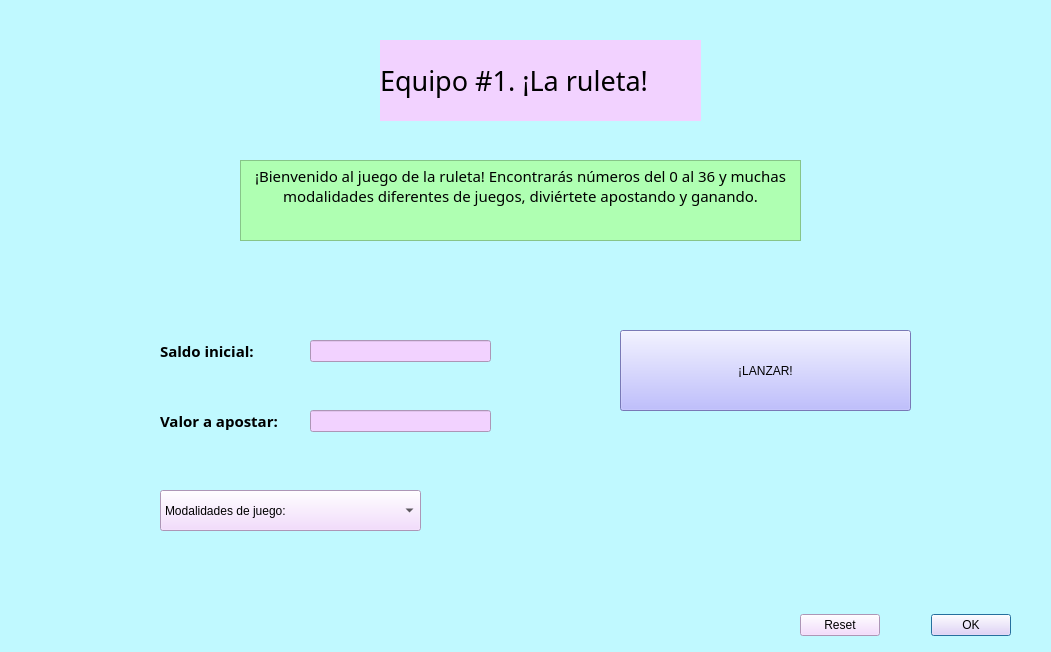
<?xml version="1.0" encoding="UTF-8"?>
<ui version="4.0">
 <class>Dialog</class>
 <widget class="QDialog" name="Dialog">
  <property name="geometry">
   <rect>
    <x>0</x>
    <y>0</y>
    <width>1051</width>
    <height>652</height>
   </rect>
  </property>
  <property name="windowTitle">
   <string>Dialog</string>
  </property>
  <property name="styleSheet">
   <string notr="true">background-color: rgb(192, 249, 255);
alternate-background-color: rgb(255, 170, 255);</string>
  </property>
  <widget class="QDialogButtonBox" name="buttonBox">
   <property name="geometry">
    <rect>
     <x>800</x>
     <y>600</y>
     <width>211</width>
     <height>51</height>
    </rect>
   </property>
   <property name="styleSheet">
    <string notr="true">background-color: rgb(242, 210, 255);
font: 10pt &quot;Rufina&quot;;</string>
   </property>
   <property name="orientation">
    <enum>Qt::Horizontal</enum>
   </property>
   <property name="standardButtons">
    <set>QDialogButtonBox::Ok|QDialogButtonBox::Reset</set>
   </property>
  </widget>
  <widget class="QLabel" name="label">
   <property name="geometry">
    <rect>
     <x>160</x>
     <y>340</y>
     <width>121</width>
     <height>21</height>
    </rect>
   </property>
   <property name="palette">
    <palette>
     <active>
      <colorrole role="WindowText">
       <brush brushstyle="SolidPattern">
        <color alpha="255">
         <red>0</red>
         <green>0</green>
         <blue>0</blue>
        </color>
       </brush>
      </colorrole>
      <colorrole role="Button">
       <brush brushstyle="SolidPattern">
        <color alpha="255">
         <red>192</red>
         <green>249</green>
         <blue>255</blue>
        </color>
       </brush>
      </colorrole>
      <colorrole role="Base">
       <brush brushstyle="SolidPattern">
        <color alpha="255">
         <red>192</red>
         <green>249</green>
         <blue>255</blue>
        </color>
       </brush>
      </colorrole>
      <colorrole role="Window">
       <brush brushstyle="SolidPattern">
        <color alpha="255">
         <red>192</red>
         <green>249</green>
         <blue>255</blue>
        </color>
       </brush>
      </colorrole>
      <colorrole role="AlternateBase">
       <brush brushstyle="SolidPattern">
        <color alpha="255">
         <red>255</red>
         <green>170</green>
         <blue>255</blue>
        </color>
       </brush>
      </colorrole>
     </active>
     <inactive>
      <colorrole role="WindowText">
       <brush brushstyle="SolidPattern">
        <color alpha="255">
         <red>0</red>
         <green>0</green>
         <blue>0</blue>
        </color>
       </brush>
      </colorrole>
      <colorrole role="Button">
       <brush brushstyle="SolidPattern">
        <color alpha="255">
         <red>192</red>
         <green>249</green>
         <blue>255</blue>
        </color>
       </brush>
      </colorrole>
      <colorrole role="Base">
       <brush brushstyle="SolidPattern">
        <color alpha="255">
         <red>192</red>
         <green>249</green>
         <blue>255</blue>
        </color>
       </brush>
      </colorrole>
      <colorrole role="Window">
       <brush brushstyle="SolidPattern">
        <color alpha="255">
         <red>192</red>
         <green>249</green>
         <blue>255</blue>
        </color>
       </brush>
      </colorrole>
      <colorrole role="AlternateBase">
       <brush brushstyle="SolidPattern">
        <color alpha="255">
         <red>255</red>
         <green>170</green>
         <blue>255</blue>
        </color>
       </brush>
      </colorrole>
     </inactive>
     <disabled>
      <colorrole role="WindowText">
       <brush brushstyle="SolidPattern">
        <color alpha="255">
         <red>120</red>
         <green>120</green>
         <blue>120</blue>
        </color>
       </brush>
      </colorrole>
      <colorrole role="Button">
       <brush brushstyle="SolidPattern">
        <color alpha="255">
         <red>192</red>
         <green>249</green>
         <blue>255</blue>
        </color>
       </brush>
      </colorrole>
      <colorrole role="Base">
       <brush brushstyle="SolidPattern">
        <color alpha="255">
         <red>192</red>
         <green>249</green>
         <blue>255</blue>
        </color>
       </brush>
      </colorrole>
      <colorrole role="Window">
       <brush brushstyle="SolidPattern">
        <color alpha="255">
         <red>192</red>
         <green>249</green>
         <blue>255</blue>
        </color>
       </brush>
      </colorrole>
      <colorrole role="AlternateBase">
       <brush brushstyle="SolidPattern">
        <color alpha="255">
         <red>255</red>
         <green>170</green>
         <blue>255</blue>
        </color>
       </brush>
      </colorrole>
     </disabled>
    </palette>
   </property>
   <property name="font">
    <font>
     <family>Rufina</family>
    </font>
   </property>
   <property name="text">
    <string>&lt;html&gt;&lt;head/&gt;&lt;body&gt;&lt;p&gt;&lt;span style=&quot; font-size:11pt; font-weight:600;&quot;&gt;Saldo inicial:&lt;/span&gt;&lt;/p&gt;&lt;/body&gt;&lt;/html&gt;</string>
   </property>
  </widget>
  <widget class="QLineEdit" name="lineEdit">
   <property name="enabled">
    <bool>false</bool>
   </property>
   <property name="geometry">
    <rect>
     <x>310</x>
     <y>340</y>
     <width>181</width>
     <height>22</height>
    </rect>
   </property>
   <property name="palette">
    <palette>
     <active>
      <colorrole role="WindowText">
       <brush brushstyle="SolidPattern">
        <color alpha="255">
         <red>20</red>
         <green>199</green>
         <blue>56</blue>
        </color>
       </brush>
      </colorrole>
      <colorrole role="Button">
       <brush brushstyle="SolidPattern">
        <color alpha="255">
         <red>242</red>
         <green>210</green>
         <blue>255</blue>
        </color>
       </brush>
      </colorrole>
      <colorrole role="Light">
       <brush brushstyle="SolidPattern">
        <color alpha="255">
         <red>141</red>
         <green>255</green>
         <blue>34</blue>
        </color>
       </brush>
      </colorrole>
      <colorrole role="Midlight">
       <brush brushstyle="SolidPattern">
        <color alpha="255">
         <red>212</red>
         <green>46</green>
         <blue>227</blue>
        </color>
       </brush>
      </colorrole>
      <colorrole role="Dark">
       <brush brushstyle="SolidPattern">
        <color alpha="255">
         <red>125</red>
         <green>20</green>
         <blue>160</blue>
        </color>
       </brush>
      </colorrole>
      <colorrole role="Mid">
       <brush brushstyle="SolidPattern">
        <color alpha="255">
         <red>131</red>
         <green>15</green>
         <blue>160</blue>
        </color>
       </brush>
      </colorrole>
      <colorrole role="Text">
       <brush brushstyle="SolidPattern">
        <color alpha="255">
         <red>0</red>
         <green>0</green>
         <blue>0</blue>
        </color>
       </brush>
      </colorrole>
      <colorrole role="ButtonText">
       <brush brushstyle="SolidPattern">
        <color alpha="255">
         <red>0</red>
         <green>0</green>
         <blue>0</blue>
        </color>
       </brush>
      </colorrole>
      <colorrole role="Base">
       <brush brushstyle="SolidPattern">
        <color alpha="255">
         <red>242</red>
         <green>210</green>
         <blue>255</blue>
        </color>
       </brush>
      </colorrole>
      <colorrole role="Window">
       <brush brushstyle="SolidPattern">
        <color alpha="255">
         <red>242</red>
         <green>210</green>
         <blue>255</blue>
        </color>
       </brush>
      </colorrole>
      <colorrole role="AlternateBase">
       <brush brushstyle="SolidPattern">
        <color alpha="255">
         <red>255</red>
         <green>170</green>
         <blue>255</blue>
        </color>
       </brush>
      </colorrole>
     </active>
     <inactive>
      <colorrole role="WindowText">
       <brush brushstyle="SolidPattern">
        <color alpha="255">
         <red>20</red>
         <green>199</green>
         <blue>56</blue>
        </color>
       </brush>
      </colorrole>
      <colorrole role="Button">
       <brush brushstyle="SolidPattern">
        <color alpha="255">
         <red>242</red>
         <green>210</green>
         <blue>255</blue>
        </color>
       </brush>
      </colorrole>
      <colorrole role="Light">
       <brush brushstyle="SolidPattern">
        <color alpha="255">
         <red>141</red>
         <green>255</green>
         <blue>34</blue>
        </color>
       </brush>
      </colorrole>
      <colorrole role="Midlight">
       <brush brushstyle="SolidPattern">
        <color alpha="255">
         <red>212</red>
         <green>46</green>
         <blue>227</blue>
        </color>
       </brush>
      </colorrole>
      <colorrole role="Dark">
       <brush brushstyle="SolidPattern">
        <color alpha="255">
         <red>125</red>
         <green>20</green>
         <blue>160</blue>
        </color>
       </brush>
      </colorrole>
      <colorrole role="Mid">
       <brush brushstyle="SolidPattern">
        <color alpha="255">
         <red>131</red>
         <green>15</green>
         <blue>160</blue>
        </color>
       </brush>
      </colorrole>
      <colorrole role="Text">
       <brush brushstyle="SolidPattern">
        <color alpha="255">
         <red>0</red>
         <green>0</green>
         <blue>0</blue>
        </color>
       </brush>
      </colorrole>
      <colorrole role="ButtonText">
       <brush brushstyle="SolidPattern">
        <color alpha="255">
         <red>0</red>
         <green>0</green>
         <blue>0</blue>
        </color>
       </brush>
      </colorrole>
      <colorrole role="Base">
       <brush brushstyle="SolidPattern">
        <color alpha="255">
         <red>242</red>
         <green>210</green>
         <blue>255</blue>
        </color>
       </brush>
      </colorrole>
      <colorrole role="Window">
       <brush brushstyle="SolidPattern">
        <color alpha="255">
         <red>242</red>
         <green>210</green>
         <blue>255</blue>
        </color>
       </brush>
      </colorrole>
      <colorrole role="AlternateBase">
       <brush brushstyle="SolidPattern">
        <color alpha="255">
         <red>255</red>
         <green>170</green>
         <blue>255</blue>
        </color>
       </brush>
      </colorrole>
     </inactive>
     <disabled>
      <colorrole role="WindowText">
       <brush brushstyle="SolidPattern">
        <color alpha="255">
         <red>125</red>
         <green>20</green>
         <blue>160</blue>
        </color>
       </brush>
      </colorrole>
      <colorrole role="Button">
       <brush brushstyle="SolidPattern">
        <color alpha="255">
         <red>242</red>
         <green>210</green>
         <blue>255</blue>
        </color>
       </brush>
      </colorrole>
      <colorrole role="Light">
       <brush brushstyle="SolidPattern">
        <color alpha="255">
         <red>141</red>
         <green>255</green>
         <blue>34</blue>
        </color>
       </brush>
      </colorrole>
      <colorrole role="Midlight">
       <brush brushstyle="SolidPattern">
        <color alpha="255">
         <red>212</red>
         <green>46</green>
         <blue>227</blue>
        </color>
       </brush>
      </colorrole>
      <colorrole role="Dark">
       <brush brushstyle="SolidPattern">
        <color alpha="255">
         <red>125</red>
         <green>20</green>
         <blue>160</blue>
        </color>
       </brush>
      </colorrole>
      <colorrole role="Mid">
       <brush brushstyle="SolidPattern">
        <color alpha="255">
         <red>131</red>
         <green>15</green>
         <blue>160</blue>
        </color>
       </brush>
      </colorrole>
      <colorrole role="Text">
       <brush brushstyle="SolidPattern">
        <color alpha="255">
         <red>125</red>
         <green>20</green>
         <blue>160</blue>
        </color>
       </brush>
      </colorrole>
      <colorrole role="ButtonText">
       <brush brushstyle="SolidPattern">
        <color alpha="255">
         <red>125</red>
         <green>20</green>
         <blue>160</blue>
        </color>
       </brush>
      </colorrole>
      <colorrole role="Base">
       <brush brushstyle="SolidPattern">
        <color alpha="255">
         <red>242</red>
         <green>210</green>
         <blue>255</blue>
        </color>
       </brush>
      </colorrole>
      <colorrole role="Window">
       <brush brushstyle="SolidPattern">
        <color alpha="255">
         <red>242</red>
         <green>210</green>
         <blue>255</blue>
        </color>
       </brush>
      </colorrole>
      <colorrole role="AlternateBase">
       <brush brushstyle="SolidPattern">
        <color alpha="255">
         <red>255</red>
         <green>170</green>
         <blue>255</blue>
        </color>
       </brush>
      </colorrole>
     </disabled>
    </palette>
   </property>
   <property name="font">
    <font>
     <family>Mongolian Baiti</family>
    </font>
   </property>
   <property name="styleSheet">
    <string notr="true">background-color: rgb(242, 210, 255);</string>
   </property>
   <property name="text">
    <string/>
   </property>
  </widget>
  <widget class="QLabel" name="label_3">
   <property name="geometry">
    <rect>
     <x>380</x>
     <y>40</y>
     <width>321</width>
     <height>81</height>
    </rect>
   </property>
   <property name="font">
    <font>
     <family>Rufina</family>
     <pointsize>20</pointsize>
     <weight>9</weight>
     <italic>false</italic>
     <bold>false</bold>
    </font>
   </property>
   <property name="styleSheet">
    <string notr="true">font: 75 20pt &quot;Rufina&quot;;
background-color: rgb(242, 210, 255);</string>
   </property>
   <property name="text">
    <string>Equipo #1. ¡La ruleta!</string>
   </property>
  </widget>
  <widget class="QLineEdit" name="lineEdit_2">
   <property name="enabled">
    <bool>false</bool>
   </property>
   <property name="geometry">
    <rect>
     <x>310</x>
     <y>410</y>
     <width>181</width>
     <height>22</height>
    </rect>
   </property>
   <property name="palette">
    <palette>
     <active>
      <colorrole role="WindowText">
       <brush brushstyle="SolidPattern">
        <color alpha="255">
         <red>20</red>
         <green>199</green>
         <blue>56</blue>
        </color>
       </brush>
      </colorrole>
      <colorrole role="Button">
       <brush brushstyle="SolidPattern">
        <color alpha="255">
         <red>242</red>
         <green>210</green>
         <blue>255</blue>
        </color>
       </brush>
      </colorrole>
      <colorrole role="Light">
       <brush brushstyle="SolidPattern">
        <color alpha="255">
         <red>141</red>
         <green>255</green>
         <blue>34</blue>
        </color>
       </brush>
      </colorrole>
      <colorrole role="Midlight">
       <brush brushstyle="SolidPattern">
        <color alpha="255">
         <red>212</red>
         <green>46</green>
         <blue>227</blue>
        </color>
       </brush>
      </colorrole>
      <colorrole role="Dark">
       <brush brushstyle="SolidPattern">
        <color alpha="255">
         <red>125</red>
         <green>20</green>
         <blue>160</blue>
        </color>
       </brush>
      </colorrole>
      <colorrole role="Mid">
       <brush brushstyle="SolidPattern">
        <color alpha="255">
         <red>131</red>
         <green>15</green>
         <blue>160</blue>
        </color>
       </brush>
      </colorrole>
      <colorrole role="Text">
       <brush brushstyle="SolidPattern">
        <color alpha="255">
         <red>0</red>
         <green>0</green>
         <blue>0</blue>
        </color>
       </brush>
      </colorrole>
      <colorrole role="ButtonText">
       <brush brushstyle="SolidPattern">
        <color alpha="255">
         <red>0</red>
         <green>0</green>
         <blue>0</blue>
        </color>
       </brush>
      </colorrole>
      <colorrole role="Base">
       <brush brushstyle="SolidPattern">
        <color alpha="255">
         <red>242</red>
         <green>210</green>
         <blue>255</blue>
        </color>
       </brush>
      </colorrole>
      <colorrole role="Window">
       <brush brushstyle="SolidPattern">
        <color alpha="255">
         <red>242</red>
         <green>210</green>
         <blue>255</blue>
        </color>
       </brush>
      </colorrole>
      <colorrole role="AlternateBase">
       <brush brushstyle="SolidPattern">
        <color alpha="255">
         <red>255</red>
         <green>170</green>
         <blue>255</blue>
        </color>
       </brush>
      </colorrole>
     </active>
     <inactive>
      <colorrole role="WindowText">
       <brush brushstyle="SolidPattern">
        <color alpha="255">
         <red>20</red>
         <green>199</green>
         <blue>56</blue>
        </color>
       </brush>
      </colorrole>
      <colorrole role="Button">
       <brush brushstyle="SolidPattern">
        <color alpha="255">
         <red>242</red>
         <green>210</green>
         <blue>255</blue>
        </color>
       </brush>
      </colorrole>
      <colorrole role="Light">
       <brush brushstyle="SolidPattern">
        <color alpha="255">
         <red>141</red>
         <green>255</green>
         <blue>34</blue>
        </color>
       </brush>
      </colorrole>
      <colorrole role="Midlight">
       <brush brushstyle="SolidPattern">
        <color alpha="255">
         <red>212</red>
         <green>46</green>
         <blue>227</blue>
        </color>
       </brush>
      </colorrole>
      <colorrole role="Dark">
       <brush brushstyle="SolidPattern">
        <color alpha="255">
         <red>125</red>
         <green>20</green>
         <blue>160</blue>
        </color>
       </brush>
      </colorrole>
      <colorrole role="Mid">
       <brush brushstyle="SolidPattern">
        <color alpha="255">
         <red>131</red>
         <green>15</green>
         <blue>160</blue>
        </color>
       </brush>
      </colorrole>
      <colorrole role="Text">
       <brush brushstyle="SolidPattern">
        <color alpha="255">
         <red>0</red>
         <green>0</green>
         <blue>0</blue>
        </color>
       </brush>
      </colorrole>
      <colorrole role="ButtonText">
       <brush brushstyle="SolidPattern">
        <color alpha="255">
         <red>0</red>
         <green>0</green>
         <blue>0</blue>
        </color>
       </brush>
      </colorrole>
      <colorrole role="Base">
       <brush brushstyle="SolidPattern">
        <color alpha="255">
         <red>242</red>
         <green>210</green>
         <blue>255</blue>
        </color>
       </brush>
      </colorrole>
      <colorrole role="Window">
       <brush brushstyle="SolidPattern">
        <color alpha="255">
         <red>242</red>
         <green>210</green>
         <blue>255</blue>
        </color>
       </brush>
      </colorrole>
      <colorrole role="AlternateBase">
       <brush brushstyle="SolidPattern">
        <color alpha="255">
         <red>255</red>
         <green>170</green>
         <blue>255</blue>
        </color>
       </brush>
      </colorrole>
     </inactive>
     <disabled>
      <colorrole role="WindowText">
       <brush brushstyle="SolidPattern">
        <color alpha="255">
         <red>125</red>
         <green>20</green>
         <blue>160</blue>
        </color>
       </brush>
      </colorrole>
      <colorrole role="Button">
       <brush brushstyle="SolidPattern">
        <color alpha="255">
         <red>242</red>
         <green>210</green>
         <blue>255</blue>
        </color>
       </brush>
      </colorrole>
      <colorrole role="Light">
       <brush brushstyle="SolidPattern">
        <color alpha="255">
         <red>141</red>
         <green>255</green>
         <blue>34</blue>
        </color>
       </brush>
      </colorrole>
      <colorrole role="Midlight">
       <brush brushstyle="SolidPattern">
        <color alpha="255">
         <red>212</red>
         <green>46</green>
         <blue>227</blue>
        </color>
       </brush>
      </colorrole>
      <colorrole role="Dark">
       <brush brushstyle="SolidPattern">
        <color alpha="255">
         <red>125</red>
         <green>20</green>
         <blue>160</blue>
        </color>
       </brush>
      </colorrole>
      <colorrole role="Mid">
       <brush brushstyle="SolidPattern">
        <color alpha="255">
         <red>131</red>
         <green>15</green>
         <blue>160</blue>
        </color>
       </brush>
      </colorrole>
      <colorrole role="Text">
       <brush brushstyle="SolidPattern">
        <color alpha="255">
         <red>125</red>
         <green>20</green>
         <blue>160</blue>
        </color>
       </brush>
      </colorrole>
      <colorrole role="ButtonText">
       <brush brushstyle="SolidPattern">
        <color alpha="255">
         <red>125</red>
         <green>20</green>
         <blue>160</blue>
        </color>
       </brush>
      </colorrole>
      <colorrole role="Base">
       <brush brushstyle="SolidPattern">
        <color alpha="255">
         <red>242</red>
         <green>210</green>
         <blue>255</blue>
        </color>
       </brush>
      </colorrole>
      <colorrole role="Window">
       <brush brushstyle="SolidPattern">
        <color alpha="255">
         <red>242</red>
         <green>210</green>
         <blue>255</blue>
        </color>
       </brush>
      </colorrole>
      <colorrole role="AlternateBase">
       <brush brushstyle="SolidPattern">
        <color alpha="255">
         <red>255</red>
         <green>170</green>
         <blue>255</blue>
        </color>
       </brush>
      </colorrole>
     </disabled>
    </palette>
   </property>
   <property name="font">
    <font>
     <family>Monotype Corsiva</family>
    </font>
   </property>
   <property name="styleSheet">
    <string notr="true">background-color: rgb(242, 210, 255);</string>
   </property>
   <property name="text">
    <string/>
   </property>
  </widget>
  <widget class="QLabel" name="label_4">
   <property name="geometry">
    <rect>
     <x>160</x>
     <y>410</y>
     <width>141</width>
     <height>21</height>
    </rect>
   </property>
   <property name="palette">
    <palette>
     <active>
      <colorrole role="WindowText">
       <brush brushstyle="SolidPattern">
        <color alpha="255">
         <red>0</red>
         <green>0</green>
         <blue>0</blue>
        </color>
       </brush>
      </colorrole>
      <colorrole role="Button">
       <brush brushstyle="SolidPattern">
        <color alpha="255">
         <red>192</red>
         <green>249</green>
         <blue>255</blue>
        </color>
       </brush>
      </colorrole>
      <colorrole role="Base">
       <brush brushstyle="SolidPattern">
        <color alpha="255">
         <red>192</red>
         <green>249</green>
         <blue>255</blue>
        </color>
       </brush>
      </colorrole>
      <colorrole role="Window">
       <brush brushstyle="SolidPattern">
        <color alpha="255">
         <red>192</red>
         <green>249</green>
         <blue>255</blue>
        </color>
       </brush>
      </colorrole>
      <colorrole role="AlternateBase">
       <brush brushstyle="SolidPattern">
        <color alpha="255">
         <red>255</red>
         <green>170</green>
         <blue>255</blue>
        </color>
       </brush>
      </colorrole>
     </active>
     <inactive>
      <colorrole role="WindowText">
       <brush brushstyle="SolidPattern">
        <color alpha="255">
         <red>0</red>
         <green>0</green>
         <blue>0</blue>
        </color>
       </brush>
      </colorrole>
      <colorrole role="Button">
       <brush brushstyle="SolidPattern">
        <color alpha="255">
         <red>192</red>
         <green>249</green>
         <blue>255</blue>
        </color>
       </brush>
      </colorrole>
      <colorrole role="Base">
       <brush brushstyle="SolidPattern">
        <color alpha="255">
         <red>192</red>
         <green>249</green>
         <blue>255</blue>
        </color>
       </brush>
      </colorrole>
      <colorrole role="Window">
       <brush brushstyle="SolidPattern">
        <color alpha="255">
         <red>192</red>
         <green>249</green>
         <blue>255</blue>
        </color>
       </brush>
      </colorrole>
      <colorrole role="AlternateBase">
       <brush brushstyle="SolidPattern">
        <color alpha="255">
         <red>255</red>
         <green>170</green>
         <blue>255</blue>
        </color>
       </brush>
      </colorrole>
     </inactive>
     <disabled>
      <colorrole role="WindowText">
       <brush brushstyle="SolidPattern">
        <color alpha="255">
         <red>120</red>
         <green>120</green>
         <blue>120</blue>
        </color>
       </brush>
      </colorrole>
      <colorrole role="Button">
       <brush brushstyle="SolidPattern">
        <color alpha="255">
         <red>192</red>
         <green>249</green>
         <blue>255</blue>
        </color>
       </brush>
      </colorrole>
      <colorrole role="Base">
       <brush brushstyle="SolidPattern">
        <color alpha="255">
         <red>192</red>
         <green>249</green>
         <blue>255</blue>
        </color>
       </brush>
      </colorrole>
      <colorrole role="Window">
       <brush brushstyle="SolidPattern">
        <color alpha="255">
         <red>192</red>
         <green>249</green>
         <blue>255</blue>
        </color>
       </brush>
      </colorrole>
      <colorrole role="AlternateBase">
       <brush brushstyle="SolidPattern">
        <color alpha="255">
         <red>255</red>
         <green>170</green>
         <blue>255</blue>
        </color>
       </brush>
      </colorrole>
     </disabled>
    </palette>
   </property>
   <property name="font">
    <font>
     <family>Rufina</family>
    </font>
   </property>
   <property name="text">
    <string>&lt;html&gt;&lt;head/&gt;&lt;body&gt;&lt;p&gt;&lt;span style=&quot; font-size:11pt; font-weight:600;&quot;&gt;Valor a apostar:&lt;/span&gt;&lt;/p&gt;&lt;/body&gt;&lt;/html&gt;</string>
   </property>
  </widget>
  <widget class="QComboBox" name="comboBox">
   <property name="geometry">
    <rect>
     <x>160</x>
     <y>490</y>
     <width>261</width>
     <height>41</height>
    </rect>
   </property>
   <property name="styleSheet">
    <string notr="true">background-color: rgb(242, 210, 255);
font: 12pt &quot;Rufina&quot;;</string>
   </property>
   <item>
    <property name="text">
     <string>Modalidades de juego:</string>
    </property>
   </item>
   <item>
    <property name="text">
     <string>Apuesta número</string>
    </property>
   </item>
   <item>
    <property name="text">
     <string>Apuesta color</string>
    </property>
   </item>
   <item>
    <property name="text">
     <string>Apuesta par</string>
    </property>
   </item>
   <item>
    <property name="text">
     <string>Apuesta impar</string>
    </property>
   </item>
   <item>
    <property name="text">
     <string>Apuesta rango de números</string>
    </property>
   </item>
  </widget>
  <widget class="QTextBrowser" name="textBrowser">
   <property name="geometry">
    <rect>
     <x>240</x>
     <y>160</y>
     <width>561</width>
     <height>81</height>
    </rect>
   </property>
   <property name="font">
    <font>
     <family>Rufina</family>
     <pointsize>12</pointsize>
     <weight>9</weight>
     <italic>false</italic>
     <bold>false</bold>
    </font>
   </property>
   <property name="styleSheet">
    <string notr="true">background-color: rgb(175, 255, 178);
font: 75 12pt &quot;Rufina&quot;;</string>
   </property>
   <property name="html">
    <string>&lt;!DOCTYPE HTML PUBLIC &quot;-//W3C//DTD HTML 4.0//EN&quot; &quot;http://www.w3.org/TR/REC-html40/strict.dtd&quot;&gt;
&lt;html&gt;&lt;head&gt;&lt;meta name=&quot;qrichtext&quot; content=&quot;1&quot; /&gt;&lt;style type=&quot;text/css&quot;&gt;
p, li { white-space: pre-wrap; }
&lt;/style&gt;&lt;/head&gt;&lt;body style=&quot; font-family:'Rufina'; font-size:12pt; font-weight:72; font-style:normal;&quot;&gt;
&lt;p align=&quot;center&quot; style=&quot; margin-top:0px; margin-bottom:0px; margin-left:0px; margin-right:0px; -qt-block-indent:0; text-indent:0px;&quot;&gt;&lt;span style=&quot; font-family:'MS Shell Dlg 2'; font-size:11pt; font-weight:400;&quot;&gt;¡Bienvenido al juego de la ruleta! Encontrarás números del 0 al 36 y muchas modalidades diferentes de juegos, diviértete apostando y ganando.&lt;/span&gt;&lt;/p&gt;&lt;/body&gt;&lt;/html&gt;</string>
   </property>
  </widget>
  <widget class="QPushButton" name="pushButton">
   <property name="geometry">
    <rect>
     <x>620</x>
     <y>330</y>
     <width>291</width>
     <height>81</height>
    </rect>
   </property>
   <property name="styleSheet">
    <string notr="true">background-color: rgb(170, 170, 255);
font: 12pt &quot;Rufina&quot;;</string>
   </property>
   <property name="text">
    <string>¡LANZAR!</string>
   </property>
  </widget>
 </widget>
 <resources/>
 <connections>
  <connection>
   <sender>buttonBox</sender>
   <signal>rejected()</signal>
   <receiver>Dialog</receiver>
   <slot>reject()</slot>
   <hints>
    <hint type="sourcelabel">
     <x>316</x>
     <y>260</y>
    </hint>
    <hint type="destinationlabel">
     <x>286</x>
     <y>274</y>
    </hint>
   </hints>
  </connection>
  <connection>
   <sender>buttonBox</sender>
   <signal>accepted()</signal>
   <receiver>Dialog</receiver>
   <slot>accept()</slot>
   <hints>
    <hint type="sourcelabel">
     <x>248</x>
     <y>254</y>
    </hint>
    <hint type="destinationlabel">
     <x>157</x>
     <y>274</y>
    </hint>
   </hints>
  </connection>
 </connections>
</ui>
